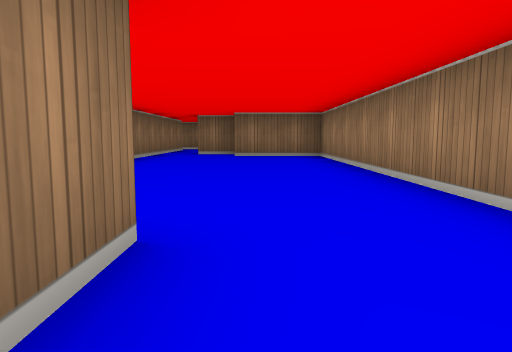
View 1 (above)

17 first-person views from a walk through a cub3D maze. The camera is about half as high as the walls, tilts 6° down and sees 70° across. The floor is counted in squares. Each view is taken from the middle of a square. On the plan, view 1 faces up. The plan holds only what a view shows up to about 9 squares ahead; the rest is blank. The place goes on beyond the plan.

View 2
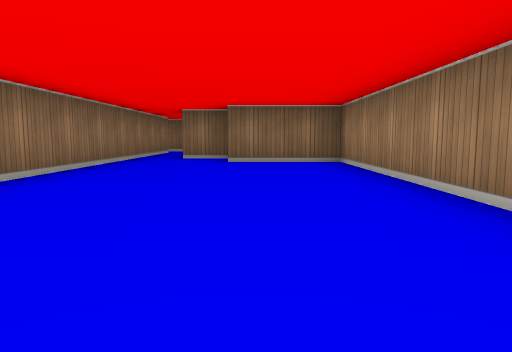

View 3
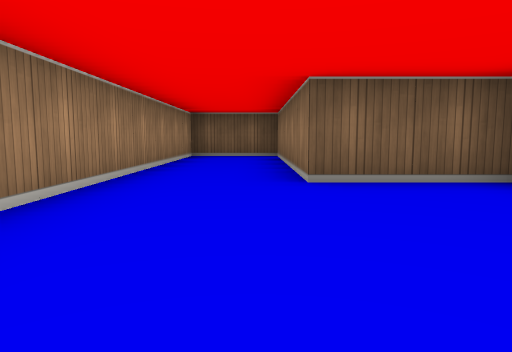

View 4
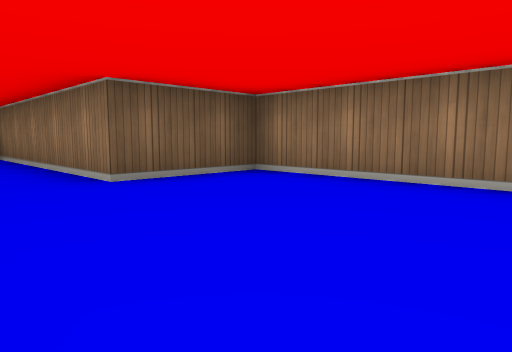

View 5
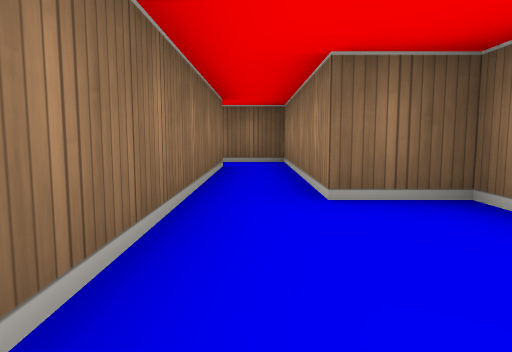

View 6
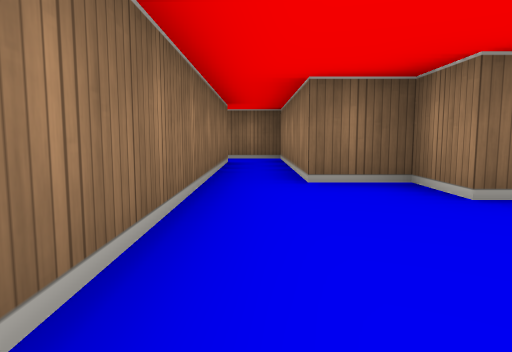

View 7
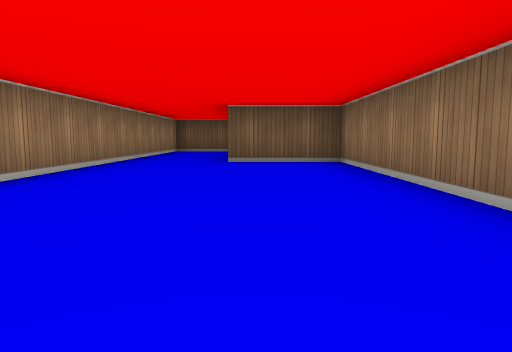

View 8
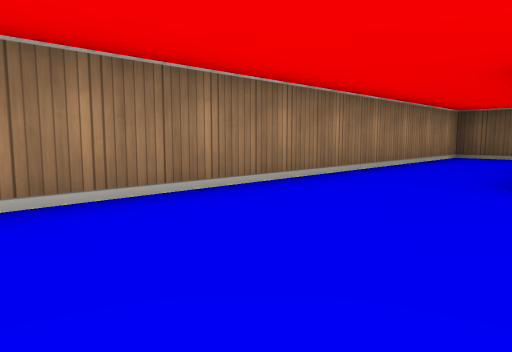

View 9
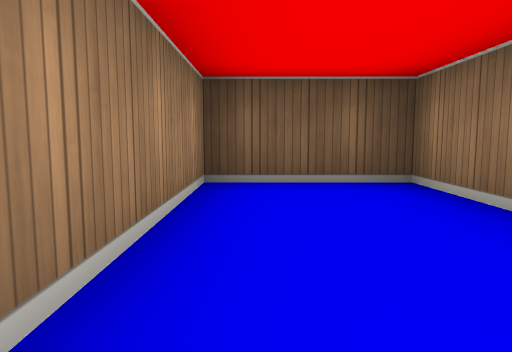

View 10
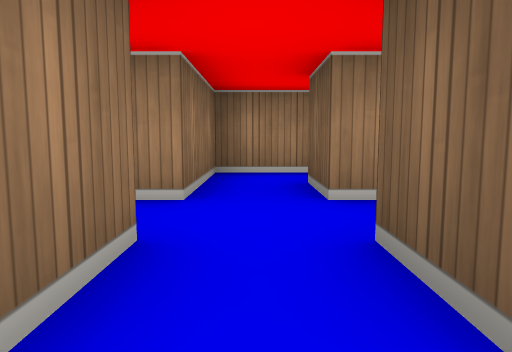

View 11
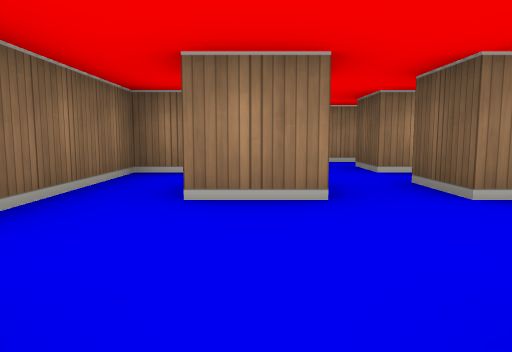

View 12
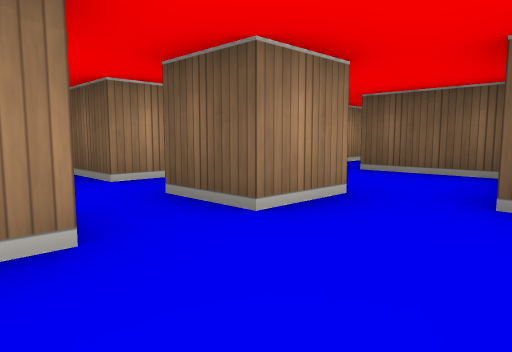

View 13
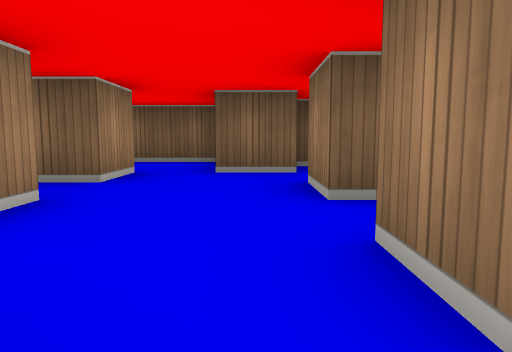

View 14
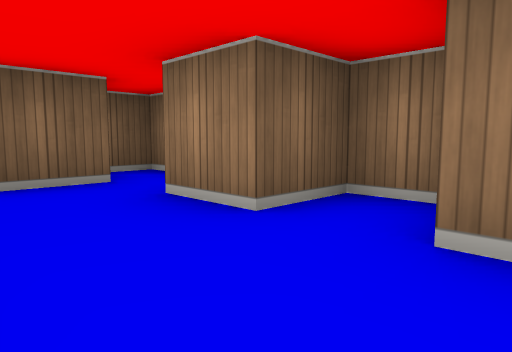

View 15
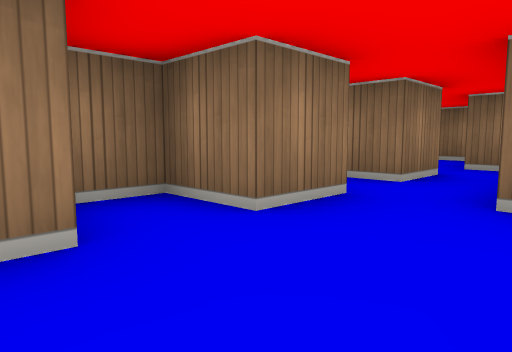

View 16
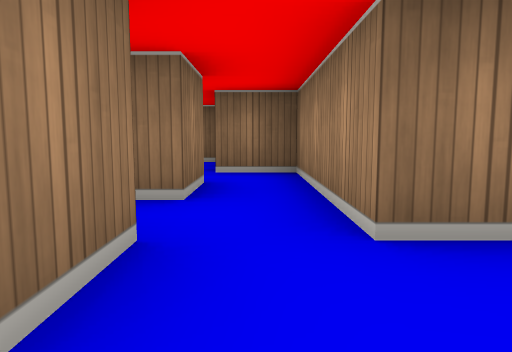

View 17
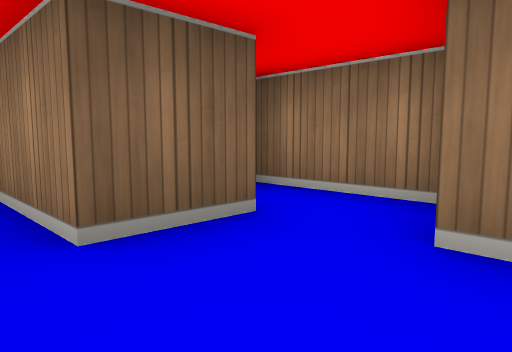

### Floor plan
Points are (right, up) in squares from view 1. A wall is a line through its corners. A room is listed if a view was taken in it or the views show most of it. See-through windows are left out.
Room 1 (views 1, 2, 3, 4, 5, 6, 7, 8, 9)
walls: (-3.5, 12.5) (-2.5, 12.5) (-2.5, 1.5) (-0.5, 1.5) (-0.5, -3.5) (1.5, -3.5) (1.5, 8.5) (-0.5, 8.5) (-0.5, 9.5) (-1.5, 9.5) (-1.5, 13.5) (-3.5, 13.5)
ways out: opening at (-3, 13) to room 2
Room 2 (views 10, 11, 12, 13, 14, 15, 16, 17)
walls: (-4.5, 13.5) (-5.5, 13.5) (-5.5, 14.5); (-5.5, 11.4) (-5.5, 12.5) (-4.5, 12.5); (-7.6, 11.5) (-6.5, 11.5) (-6.5, 10); (-3.5, 13.5) (-3.5, 15.5) (-6.5, 15.5) (-6.5, 18.5) (-7.5, 18.5); (-8.5, 12.2) (-8.5, 10.5) (-7.5, 10.5); (-3.5, 11.9) (-3.5, 12.5); (-7.5, 15.6) (-7.5, 14.5) (-8.5, 14.5) (-8.5, 13.5) (-7.5, 13.5) (-7.5, 12.5); (-6.4, 9.5) (-4.5, 9.5); (-7.5, 17.6) (-7.5, 16.5) (-8.1, 16.5)
ways out: opening at (-3, 13) to room 1; opening at (-4, 9)

Positions as (right, up) in squares from view 1, and headings:
1: (0, 0), facing up
2: (0, 2), facing up
3: (0, 5), facing down
4: (1, 5), facing down-left
5: (-2, 7), facing up
6: (-2, 6), facing up
7: (-1, 8), facing down
8: (-1, 5), facing down-right
9: (1, 0), facing down
10: (-6, 13), facing right
11: (-8, 14), facing right
12: (-7, 14), facing down-right
13: (-7, 16), facing down
14: (-6, 15), facing down-left
15: (-6, 13), facing up-left
16: (-7, 14), facing up
17: (-6, 13), facing down-left
